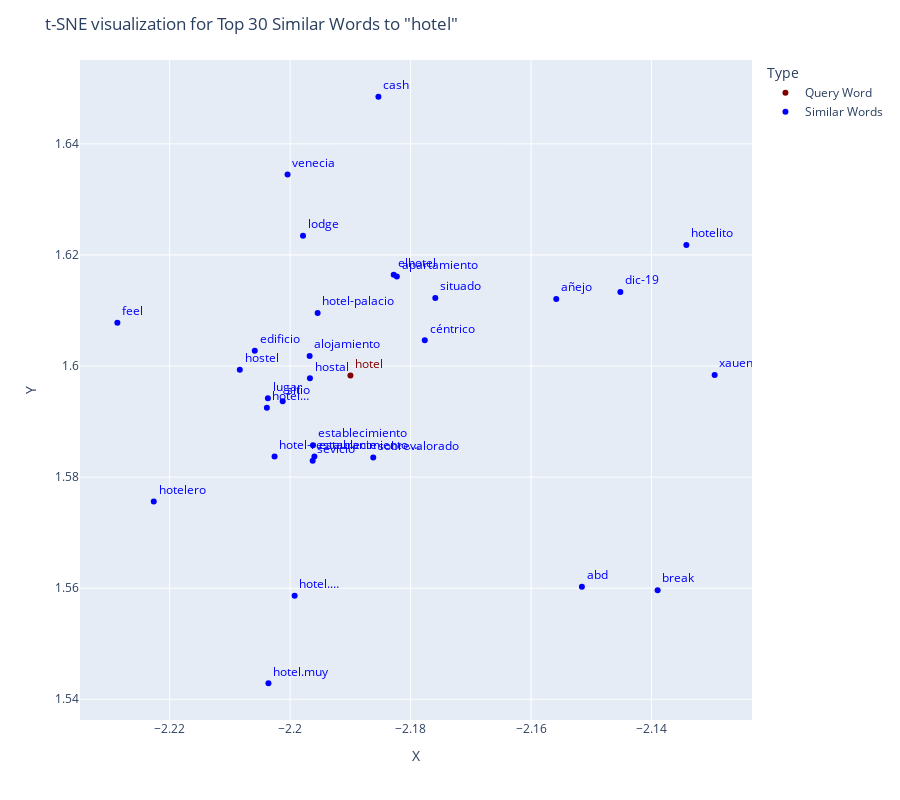

Notebook code for this chart:
### Code cell
hotel_fig.show()

### Figure 1 — Plotly figure (JSON) as saved in the notebook; plotly's stock layout.template omitted (floating-point values rounded to 4 significant figures)
{"data": [{"hovertemplate": "Type=Query Word<br>X=%{x}<br>Y=%{y}<br>label=%{text}<extra></extra>", "legendgroup": "Query Word", "marker": {"color": "maroon", "symbol": "circle"}, "mode": "markers+text", "name": "Query Word", "orientation": "v", "showlegend": true, "text": ["hotel"], "textfont": {"color": "maroon"}, "textposition": "top right", "type": "scatter", "x": [-2.19], "xaxis": "x", "y": [1.598], "yaxis": "y"}, {"hovertemplate": "Type=Similar Words<br>X=%{x}<br>Y=%{y}<br>label=%{text}<extra></extra>", "legendgroup": "Similar Words", "marker": {"color": "blue", "symbol": "circle"}, "mode": "markers+text", "name": "Similar Words", "orientation": "v", "showlegend": true, "text": ["hostal", "hotel-palacio", "dic-19", "elhotel", "establecimiento", "añejo", "hotel…", "hostel", "sitio", "hotel.…", "establecimiento.…", "hotel-restaurante", "situado", "hotel.muy", "apartamiento", "lugar", "hotelito", "break", "xauen", "cash", "abd", "feel", "alojamiento", "hotelero", "edificio", "céntrico", "sevicio", "sobrevalorado", "venecia", "lodge"], "textfont": {"color": "blue"}, "textposition": "top right", "type": "scatter", "x": [-2.197, -2.195, -2.145, -2.183, -2.196, -2.156, -2.204, -2.208, -2.201, -2.199, -2.196, -2.203, -2.176, -2.204, -2.182, -2.204, -2.134, -2.139, -2.13, -2.185, -2.152, -2.229, -2.197, -2.223, -2.206, -2.178, -2.196, -2.186, -2.2, -2.198], "xaxis": "x", "y": [1.598, 1.61, 1.613, 1.616, 1.586, 1.612, 1.592, 1.599, 1.594, 1.559, 1.584, 1.584, 1.612, 1.543, 1.616, 1.594, 1.622, 1.56, 1.598, 1.648, 1.56, 1.608, 1.602, 1.576, 1.603, 1.605, 1.583, 1.584, 1.634, 1.623], "yaxis": "y"}], "layout": {"height": 800, "legend": {"title": {"text": "Type"}, "tracegroupgap": 0}, "margin": {"t": 60}, "title": {"text": "t-SNE visualization for Top 30 Similar Words to \"hotel\""}, "xaxis": {"anchor": "y", "domain": [0, 1], "title": {"text": "X"}}, "yaxis": {"anchor": "x", "domain": [0, 1], "title": {"text": "Y"}}}}
